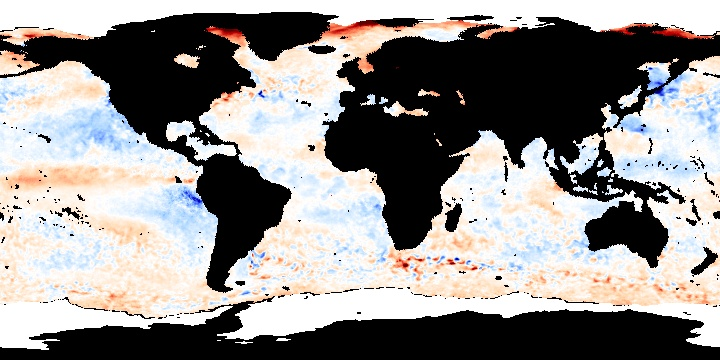
#> input picture assets/ocean/BMP/ocean_temp_sep_2002.bmp, 720 x 360 px, found by its file name; its folder holds 4 pictures in this run
$ python main.py
#> lines starting #> are read from the running program, lines starting #| are printed output that depends on the picture; after the words box and inside, x2 and y2 are one past the last pixel; in counts of white or black regions, pixels touching at a corner belong together
import cv2
import numpy as np
import matplotlib.pyplot as plt

# Função para processar e analisar uma imagem
def processar_imagem(image_path, ano):
    # 1. Carregar a imagem de satélite
#> called with ano = '2002'
    imagem = cv2.imread(image_path)
#> imagem is the input picture: shape (360, 720, 3); mean B, G, R 141.2, 142.9, 145.8

    # 2. Converter imagem para cinza
    grayImage = cv2.cvtColor(imagem, cv2.COLOR_BGR2GRAY)
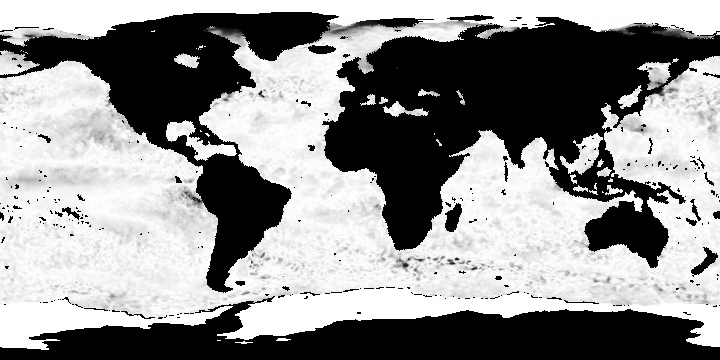
#> grayImage: shape (360, 720); min 0, max 255, mean 143.6

    # 3. Aplica filtro Gaussiano
    blurred = cv2.GaussianBlur(grayImage, (5, 5), 0)
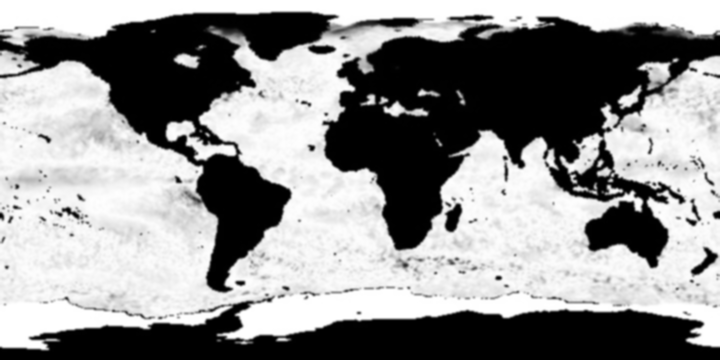
#> blurred: shape (360, 720); min 0, max 255, mean 143.6

    # 4. Aplicar o threshould de OTSU
    _, otsu_thresh = cv2.threshold(blurred, 0, 255, cv2.THRESH_BINARY + cv2.THRESH_OTSU)
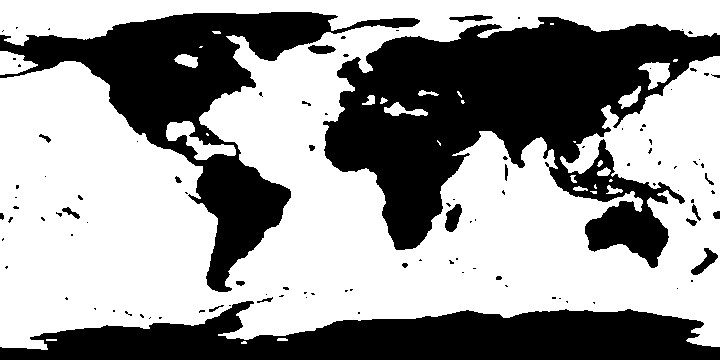
#> otsu_thresh: shape (360, 720); 59.6% white; 107 black regions (84 under 20 px), largest, box (x1, y1, x2, y2) and area: (323, 17, 720, 268) 48243, (0, 12, 420, 292) 27702, (0, 301, 720, 360) 26606

    # Mostrar a imagem convertida após OTSU
    imageTitle = "Imagem OTSU - " + ano
    cv2.imshow(imageTitle, otsu_thresh)
    cv2.waitKey(0)  # Espera uma tecla para continuar
    cv2.destroyAllWindows()  # Fecha a janela após a visualização

    # 5. Destaca os oceanos nas imagens
    mask = cv2.bitwise_not(otsu_thresh)
    ocean_only = cv2.bitwise_and(imagem, imagem, mask=otsu_thresh)

    # Mostrar resultados
    imageTitle = "Imagem com oceanos destacados - " + ano
    cv2.imshow(imageTitle, ocean_only)
    cv2.waitKey(0)  # Espera uma tecla para continuar
    cv2.destroyAllWindows()  # Fecha a janela após a visualização

    # 6. Converter para o espaço de cores HSV
    hsv = cv2.cvtColor(ocean_only, cv2.COLOR_BGR2HSV)
#> hsv: shape (360, 720, 3); mean H, S, V 27.5, 15.7, 149.3

    # Mostrar a imagem convertida em HSV
    imageTitle = "Imagem em HSV - " + ano
    cv2.imshow(imageTitle, hsv)
    cv2.waitKey(0)  # Espera uma tecla para continuar
    cv2.destroyAllWindows()  # Fecha a janela após a visualização

    # 7. Definir intervalos de cor para análise (ajustar conforme necessário)
    azul_baixo = np.array([90, 50, 50])    # Temperaturas frias
    azul_alto = np.array([130, 255, 255])

    branco_baixo = np.array([0, 0, 200])   # Temperaturas intermediárias
    branco_alto = np.array([180, 30, 255])

    vermelho_baixo = np.array([0, 50, 50]) # Temperaturas quentes
    vermelho_alto = np.array([10, 255, 255])

    # 8. Criar máscaras para as cores
    mascara_azul = cv2.inRange(hsv, azul_baixo, azul_alto)
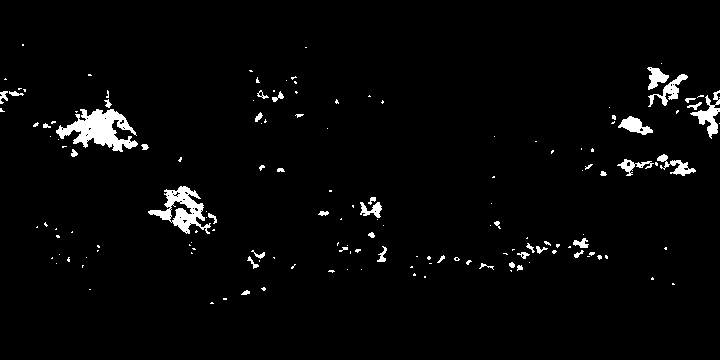
#> mascara_azul: shape (360, 720); 2.7% white; 156 white regions (112 under 20 px), largest, box (x1, y1, x2, y2) and area: (56, 109, 138, 152) 1777, (148, 186, 211, 234) 1194, (690, 90, 720, 139) 491
    mascara_branco = cv2.inRange(hsv, branco_baixo, branco_alto)
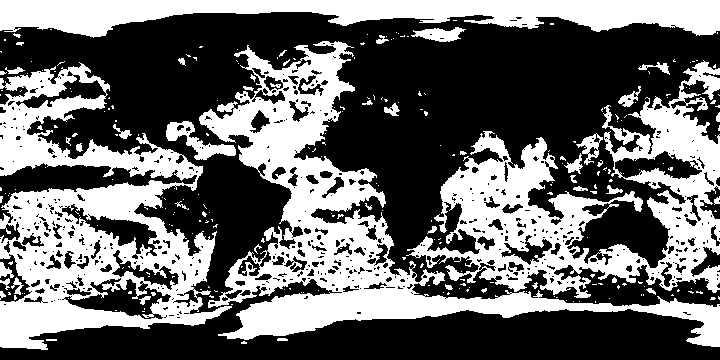
#> mascara_branco: shape (360, 720); 40.9% white; 263 white regions (216 under 20 px), largest, box (x1, y1, x2, y2) and area: (199, 41, 720, 347) 31603, (0, 62, 232, 350) 28074, (406, 60, 720, 298) 25581
    mascara_vermelho = cv2.inRange(hsv, vermelho_baixo, vermelho_alto)
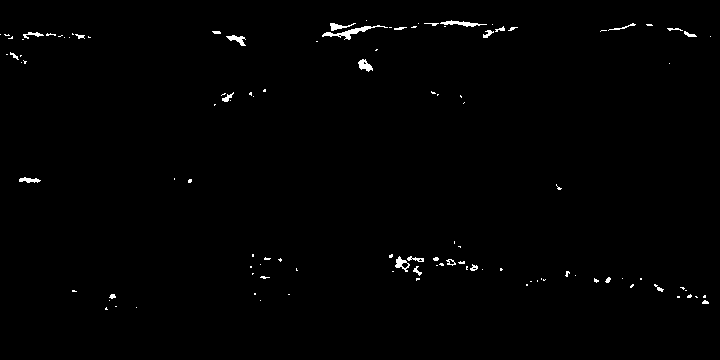
#> mascara_vermelho: shape (360, 720); 0.78% white; 112 white regions (84 under 20 px), largest, box (x1, y1, x2, y2) and area: (322, 25, 388, 40) 239, (440, 20, 487, 27) 138, (358, 59, 373, 72) 109

    # 9. Calcular a quantidade de pixels para cada faixa de cor
    azul_pixels = cv2.countNonZero(mascara_azul)
#> azul_pixels = 7105
    branco_pixels = cv2.countNonZero(mascara_branco)
#> branco_pixels = 106117
    vermelho_pixels = cv2.countNonZero(mascara_vermelho)
#> vermelho_pixels = 2017

    # 10. Retornar os resultados
    return azul_pixels, branco_pixels, vermelho_pixels

# Processar as imagens de diferentes anos
anos = ["2002", "2005", "2008", "2011"]
resultados = []

for ano in anos:
    caminho = f"C:/Users/AlphaPlayerOne/Desktop/FaculThales/PDI/TRABFINAL/sea-surface-temperature/assets/ocean/BMP/ocean_temp_sep_{ano}.bmp"  # Ajustar os caminhos das imagens
    resultado = processar_imagem(caminho, ano)
#> resultado = (7105, 106117, 2017)
    resultados.append(resultado)
#> pass 2 of the loop `for ano in anos:`:
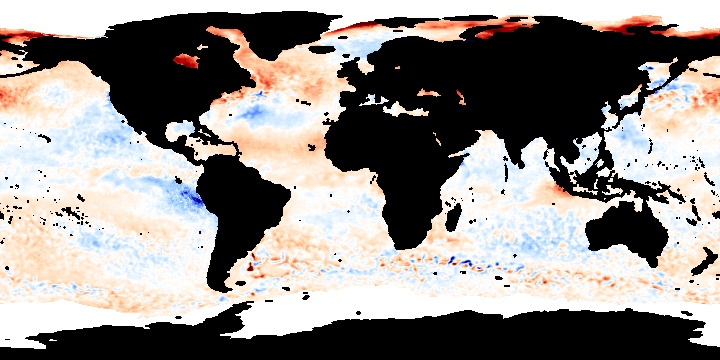
#> input picture assets/ocean/BMP/ocean_temp_sep_2005.bmp, 720 x 360 px, found by its file name
#> in processar_imagem, imagem is the input picture: shape (360, 720, 3); mean B, G, R 138.3, 141.6, 146.7
#> in processar_imagem (call 2), `_, otsu_thresh = cv2.threshold(blurred, 0, 255, cv2.THRESH_BINARY + cv..`:
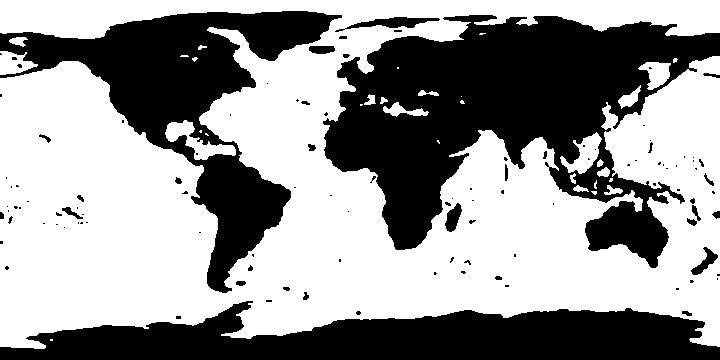
#> otsu_thresh: shape (360, 720); 59% white; 111 black regions (79 under 20 px), largest, box (x1, y1, x2, y2) and area: (323, 15, 720, 268) 48887, (0, 11, 342, 293) 27394, (0, 301, 720, 360) 27188
#> hsv: shape (360, 720, 3); mean H, S, V 24.8, 15.8, 148.5
#> mascara_azul: shape (360, 720); 1.7% white; 141 white regions (108 under 20 px), largest, box (x1, y1, x2, y2) and area: (141, 176, 211, 216) 1010, (96, 112, 133, 147) 486, (236, 104, 274, 124) 398
#> mascara_branco: shape (360, 720); 40.1% white; 251 white regions (197 under 20 px), largest, box (x1, y1, x2, y2) and area: (0, 79, 720, 349) 70485, (0, 0, 720, 39) 14719, (601, 75, 720, 263) 9421
#> in processar_imagem (call 2), `mascara_vermelho = cv2.inRange(hsv, vermelho_baixo, vermelho_alto)`:
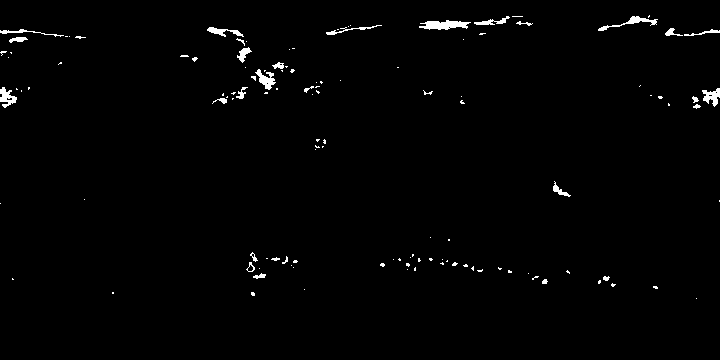
#> mascara_vermelho: shape (360, 720); 1.2% white; 122 white regions (92 under 20 px), largest, box (x1, y1, x2, y2) and area: (419, 20, 471, 30) 329, (598, 16, 658, 31) 211, (255, 69, 276, 90) 201
#> azul_pixels = 4364
#> branco_pixels = 103926
#> vermelho_pixels = 3068
#> resultado = (4364, 103926, 3068)
#> pass 3 of the loop `for ano in anos:`:
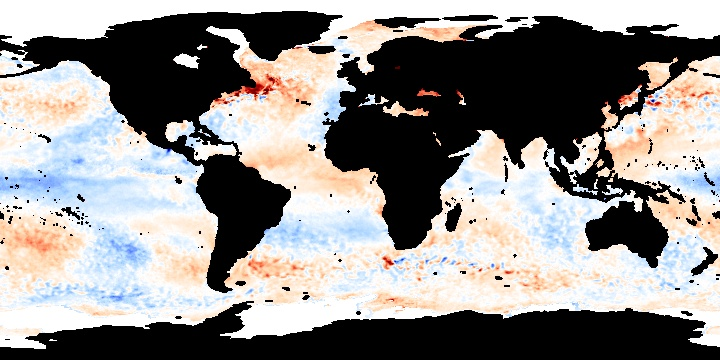
#> input picture assets/ocean/BMP/ocean_temp_sep_2008.bmp, 720 x 360 px, found by its file name
#> in processar_imagem, imagem is the input picture: shape (360, 720, 3); mean B, G, R 139.5, 141.5, 144.3
#> in processar_imagem (call 3), `_, otsu_thresh = cv2.threshold(blurred, 0, 255, cv2.THRESH_BINARY + cv..`:
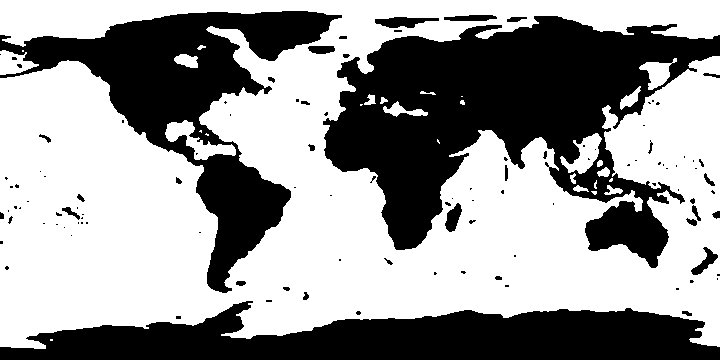
#> otsu_thresh: shape (360, 720); 59.5% white; 111 black regions (76 under 20 px), largest, box (x1, y1, x2, y2) and area: (323, 16, 720, 268) 47788, (0, 301, 720, 360) 27187, (0, 11, 342, 293) 27000
#> hsv: shape (360, 720, 3); mean H, S, V 28.2, 18.2, 149.7
#> mascara_azul: shape (360, 720); 4.4% white; 171 white regions (132 under 20 px), largest, box (x1, y1, x2, y2) and area: (0, 112, 135, 206) 4075, (94, 223, 150, 270) 1306, (265, 221, 329, 248) 883
#> mascara_branco: shape (360, 720); 35.8% white; 330 white regions (278 under 20 px), largest, box (x1, y1, x2, y2) and area: (0, 113, 720, 349) 50050, (0, 0, 720, 162) 22881, (0, 60, 117, 171) 5621
#> in processar_imagem (call 3), `mascara_vermelho = cv2.inRange(hsv, vermelho_baixo, vermelho_alto)`:
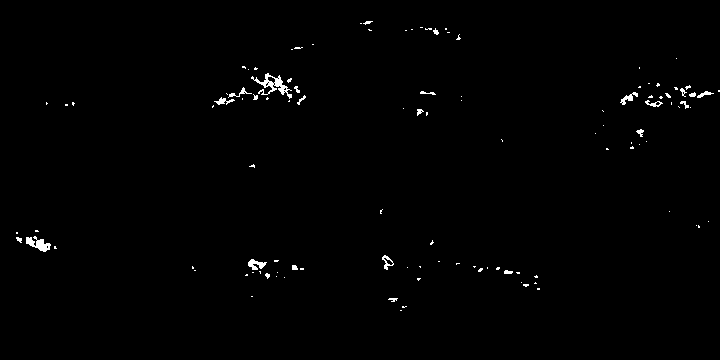
#> mascara_vermelho: shape (360, 720); 0.73% white; 114 white regions (90 under 20 px), largest, box (x1, y1, x2, y2) and area: (251, 73, 292, 99) 323, (26, 236, 51, 252) 203, (248, 259, 267, 270) 114
#> azul_pixels = 11358
#> branco_pixels = 92763
#> vermelho_pixels = 1900
#> resultado = (11358, 92763, 1900)
#> the loop made 4 passes; the first 3 are shown

# 11. Visualizar e comparar os resultados
azul_vals, branco_vals, vermelho_vals = zip(*resultados)

plt.figure(figsize=(10, 6))
plt.plot(anos, azul_vals, label='Frio (Azul)', marker='o', color='blue')
plt.plot(anos, branco_vals, label='Intermediário (Branco)', marker='o', color='gray')
plt.plot(anos, vermelho_vals, label='Quente (Vermelho)', marker='o', color='red')
plt.xlabel('Ano')
plt.ylabel('Quantidade de Pixels')
plt.title('Análise de Temperaturas Oceânicas ao Longo dos Anos')
plt.legend()
plt.grid(True)
plt.show()
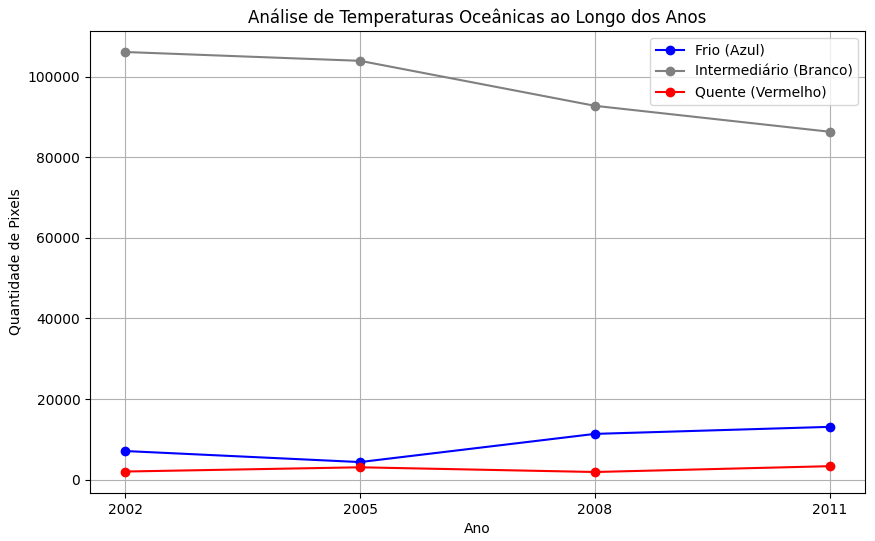
#> figure drawn by matplotlib, 1 panel
